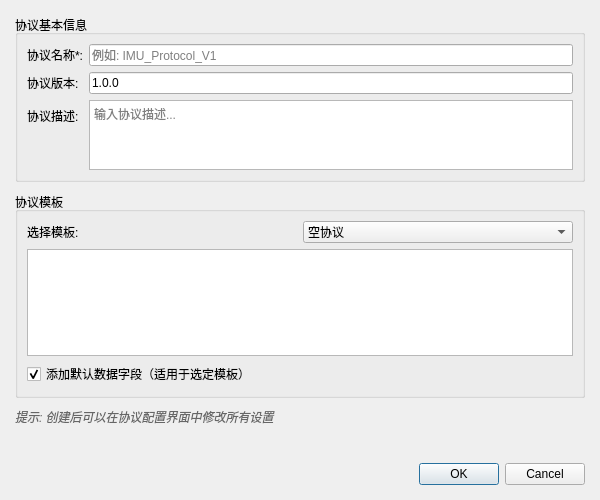
<?xml version="1.0" encoding="UTF-8"?>
<ui version="4.0">
 <class>NewProtocolDialog</class>
 <widget class="QDialog" name="NewProtocolDialog">
  <property name="geometry">
   <rect>
    <x>0</x>
    <y>0</y>
    <width>600</width>
    <height>500</height>
   </rect>
  </property>
  <property name="windowTitle">
   <string>新建协议向导</string>
  </property>
  <layout class="QVBoxLayout" name="mainLayout">
   <property name="spacing">
    <number>10</number>
   </property>
   <property name="leftMargin">
    <number>15</number>
   </property>
   <property name="topMargin">
    <number>15</number>
   </property>
   <property name="rightMargin">
    <number>15</number>
   </property>
   <property name="bottomMargin">
    <number>15</number>
   </property>
   <item>
    <widget class="QGroupBox" name="infoGroup">
     <property name="title">
      <string>协议基本信息</string>
     </property>
     <layout class="QFormLayout" name="infoLayout">
      <item row="0" column="0">
       <widget class="QLabel" name="nameLabel">
        <property name="text">
         <string>协议名称*:</string>
        </property>
       </widget>
      </item>
      <item row="0" column="1">
       <widget class="QLineEdit" name="nameEdit">
        <property name="placeholderText">
         <string>例如: IMU_Protocol_V1</string>
        </property>
       </widget>
      </item>
      <item row="1" column="0">
       <widget class="QLabel" name="versionLabel">
        <property name="text">
         <string>协议版本:</string>
        </property>
       </widget>
      </item>
      <item row="1" column="1">
       <widget class="QLineEdit" name="versionEdit">
        <property name="text">
         <string>1.0.0</string>
        </property>
        <property name="placeholderText">
         <string>例如: 1.0.0</string>
        </property>
       </widget>
      </item>
      <item row="2" column="0">
       <widget class="QLabel" name="descriptionLabel">
        <property name="text">
         <string>协议描述:</string>
        </property>
       </widget>
      </item>
      <item row="2" column="1">
       <widget class="QTextEdit" name="descriptionEdit">
        <property name="maximumSize">
         <size>
          <width>16777215</width>
          <height>80</height>
         </size>
        </property>
        <property name="placeholderText">
         <string>输入协议描述...</string>
        </property>
       </widget>
      </item>
     </layout>
    </widget>
   </item>
   <item>
    <widget class="QGroupBox" name="templateGroup">
     <property name="title">
      <string>协议模板</string>
     </property>
     <layout class="QVBoxLayout" name="templateLayout">
      <item>
       <layout class="QHBoxLayout" name="templateSelectLayout">
        <item>
         <widget class="QLabel" name="templateLabel">
          <property name="text">
           <string>选择模板:</string>
          </property>
         </widget>
        </item>
        <item>
         <widget class="QComboBox" name="templateCombo">
          <item>
           <property name="text">
            <string>空协议</string>
           </property>
          </item>
          <item>
           <property name="text">
            <string>基础串口协议</string>
           </property>
          </item>
          <item>
           <property name="text">
            <string>MODBUS RTU协议</string>
           </property>
          </item>
          <item>
           <property name="text">
            <string>自定义IMU协议</string>
           </property>
          </item>
          <item>
           <property name="text">
            <string>文本CSV协议</string>
           </property>
          </item>
          <item>
           <property name="text">
            <string>🤖 AI智能生成</string>
           </property>
          </item>
         </widget>
        </item>
       </layout>
      </item>
      <item>
       <widget class="QTextEdit" name="templateDescEdit">
        <property name="maximumSize">
         <size>
          <width>16777215</width>
          <height>120</height>
         </size>
        </property>
        <property name="readOnly">
         <bool>true</bool>
        </property>
       </widget>
      </item>
      <item>
       <widget class="QCheckBox" name="addDefaultFieldsCheck">
        <property name="text">
         <string>添加默认数据字段（适用于选定模板）</string>
        </property>
        <property name="checked">
         <bool>true</bool>
        </property>
       </widget>
      </item>
     </layout>
    </widget>
   </item>
   <item>
    <widget class="QLabel" name="noteLabel">
     <property name="text">
      <string>提示: 创建后可以在协议配置界面中修改所有设置</string>
     </property>
     <property name="styleSheet">
      <string notr="true">color: #666; font-style: italic;</string>
     </property>
    </widget>
   </item>
   <item>
    <spacer name="verticalSpacer">
     <property name="orientation">
      <enum>Qt::Vertical</enum>
     </property>
     <property name="sizeHint" stdset="0">
      <size>
       <width>20</width>
       <height>40</height>
      </size>
     </property>
    </spacer>
   </item>
   <item>
    <widget class="QDialogButtonBox" name="buttonBox">
     <property name="standardButtons">
      <set>QDialogButtonBox::Cancel|QDialogButtonBox::Ok</set>
     </property>
    </widget>
   </item>
  </layout>
 </widget>
 <resources/>
 <connections/>
</ui>
